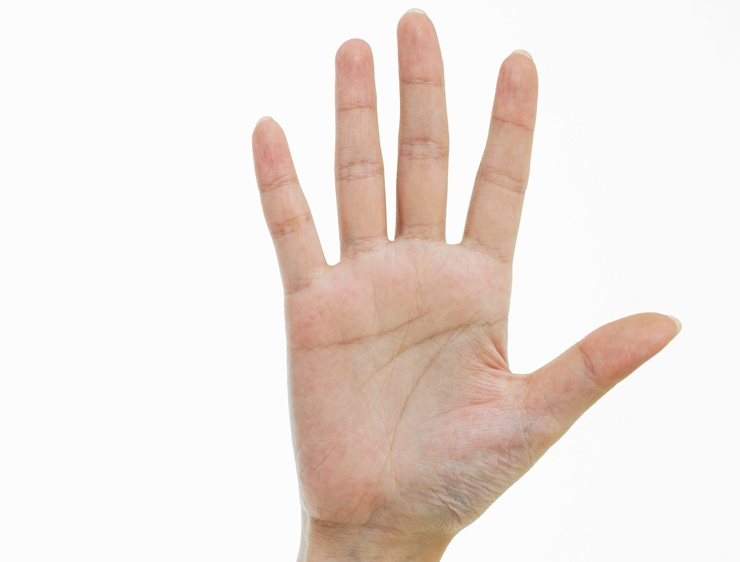
#> input picture hand.jpg, 740 x 562 px
$ python main.py
#> lines starting #> are read from the running program, lines starting #| are printed output that depends on the picture; after the words box and inside, x2 and y2 are one past the last pixel; in counts of white or black regions, pixels touching at a corner belong together
import cv2 as cv
import numpy as np

# hand_img 변수에 imread 함수를 사용하여 이미지를 넣어줌
hand_img = cv.imread("hand.jpg")
#> hand_img is the input picture: shape (562, 740, 3); mean B, G, R 222.5, 228, 238.1

# 위 코드에서 가져온 이미지는 RGB(BGR)인데 cvtColor 함수를 사용해서 YCrCB로 만들어줌
# 그 이유는 이미지에서 손에 해당하는 피부색 부분만을 추출하기 위함임

# RGB(BGR) 이란 색을 표현하는 방식 ( 각 색의 값은 0 ~ 255 사이의 값으로 표시하는데 값이 높아질수록 색의 빛이 밝아지는 원리)
# YCbCr 도 색을 표현하는 방식 색차(색깔의 차이 정도) 정보를 확인하여 Cb, Cr로 분리하여 표현 || YCbCr도 각각(0 ~ 255 사이의 값을 가짐)
# Y = 휘도(밝기) 색차 성분(Cb, Cr)
ycrcb_hand_img = cv.cvtColor(hand_img, cv.COLOR_BGR2YCrCb)
#> ycrcb_hand_img: shape (562, 740, 3); mean of channels 0, 1, 2 230.4, 133.5, 123.5

# RGB 에서 ycrcb 로 바뀐 이미지의 피부색 부분만을 추출해야하는데 Cb와 Cr을 입력해야함
# Cb와 Cr은 각각의 색차를 입력해야하는데 보통 피부색의(살색에 해당하는 색) 값은 Cb: 77 ~ 127, Cr: 133 ~ 173 임
# 이미지에서 특정 부분이 Cb와 Cr 사이의 색 값에 해당하면 흰색으로 만들고 아니면 모두 검은색으로 만들어줌

# inRange 함수를 사용해 min, max 값을 입력해 색을 추출
check_color_hand_img = cv.inRange(ycrcb_hand_img, np.array([0, 133, 77]), np.array([255, 173, 127]))
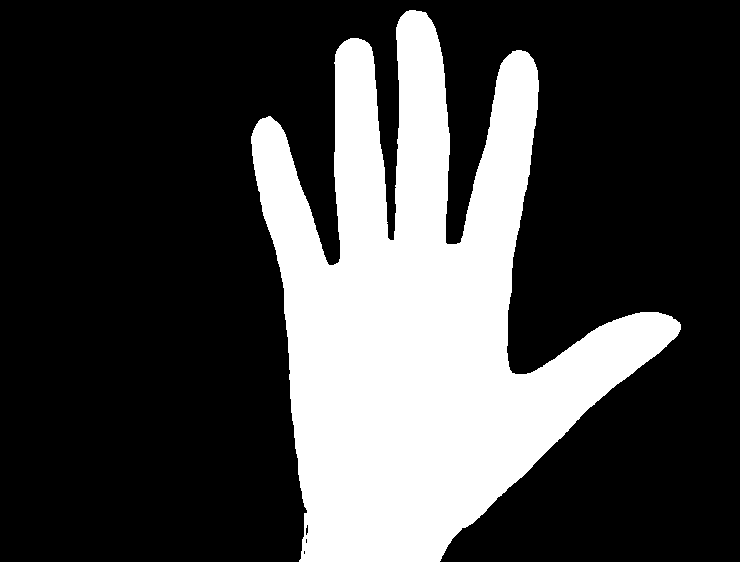
#> check_color_hand_img: shape (562, 740); 27.1% white; 1 white region

# 원래 이미지에 외곽선을 그려주는 코드
#  https://deep-learning-study.tistory.com/231

# 외곽선 검출을 해주는 findContours 함수
# 첫 번쨰 인자 = 이미지, 두 번째 인자 = 외곽선 검출 모드, 세 번째 = 외곽선을 단순화 하는 방법(모드)
contours, hierarchy = cv.findContours(check_color_hand_img, cv.RETR_TREE, cv.CHAIN_APPROX_SIMPLE)
#> contours = 4 contours, 2 with area under 20; largest, box (x1, y1, x2, y2) and area: (251, 10, 681, 562) 111558, (305, 524, 309, 536) 25

# 외곽선을 그려주는 drawContours 함수
# 기존 이미지에 검출한 외곽선을 그려야함
# 첫 번째 인자 = 기존에 호출한 RGB 이미지, 두 번쨰 인자 = 위에서 외곽선을 검출해준 값을 가지고있는 변수
# # 세 번째 인자 = 특정 숫자를 지정하면 외곽선을 그림 (-1은 모든 외곽선을 그림)
# # 네 번째 인자 = 어느 색으로 그릴지(RGB)
# # 다섯 번째 인자 = 선의 두께
cv.drawContours(hand_img, contours, -1, (255,255,0), 1)
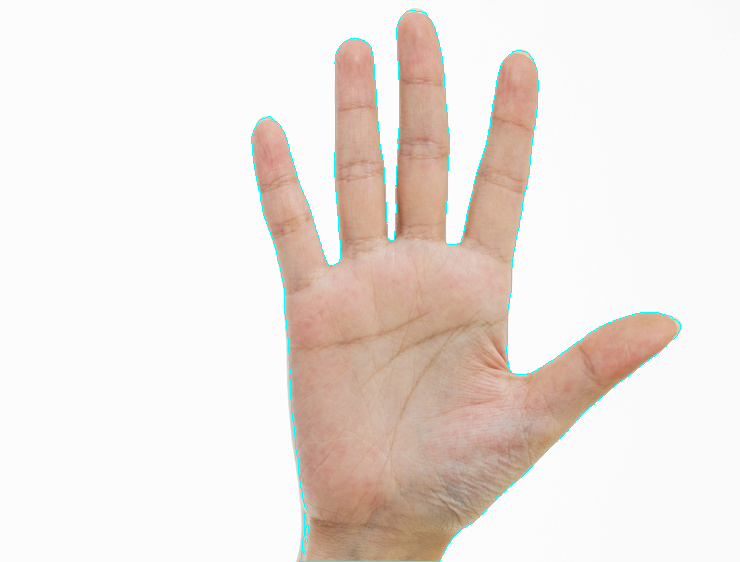
#> hand_img: shape (562, 740, 3); 0.65% of pixels changed, all inside (x1, y1, x2, y2) = (251, 10, 681, 562)

cv.imshow("hand", hand_img)

cv.waitKeyEx(0)
